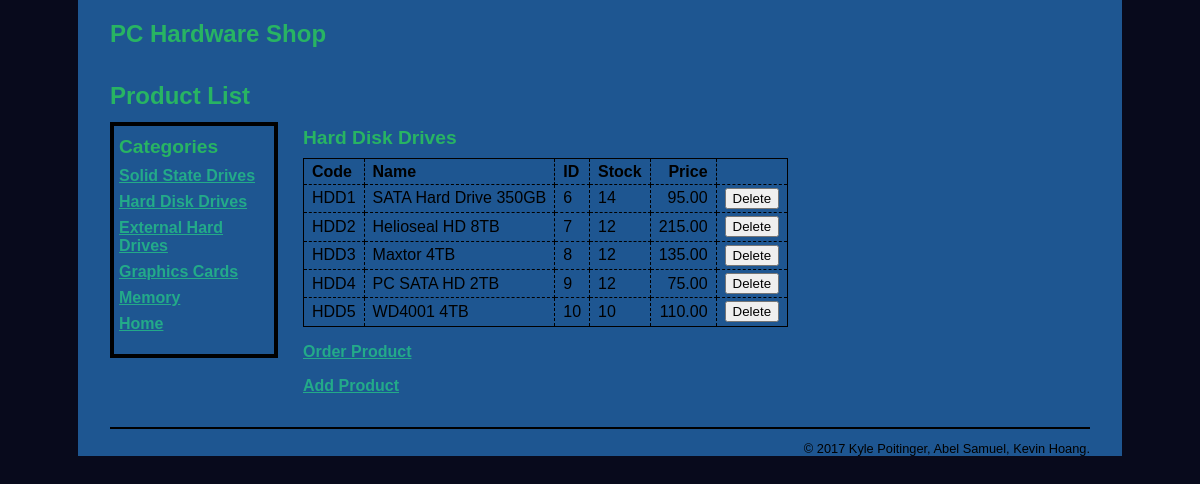
The page /product_manager/index.php?category_id=2 on the database its author committed.
### tables this page shows
CREATE TABLE categories (
  categoryID       INT(11)        NOT NULL   AUTO_INCREMENT,
  categoryName     VARCHAR(255)   NOT NULL,
  PRIMARY KEY (categoryID)
);

CREATE TABLE products (
  productID        INT(11)        NOT NULL   AUTO_INCREMENT,
  categoryID       INT(11)        NOT NULL,
  productCode      VARCHAR(20)    NOT NULL   UNIQUE,
  productName      VARCHAR(255)   NOT NULL,
  listPrice        DECIMAL(10,2)  NOT NULL,
  stock            INT(11)        Not Null,
  PRIMARY KEY (productID)
);

### model/category_db.php (called while the page is built, shortened)
<?php
function get_categories() {
    global $db;
    $query = 'SELECT * FROM categories
              ORDER BY categoryID';
    $statement = $db->prepare($query);
    $statement->execute();
    return $statement;
}
function get_category_name($category_id) {
    global $db;
    $query = 'SELECT * FROM categories
              WHERE categoryID = :category_id';
    $statement = $db->prepare($query);
    $statement->bindValue(':category_id', $category_id);
    $statement->execute();
    $category = $statement->fetch();
    $category_name = $category['categoryName'];
    return $category_name;
}
?>

### model/product_db.php (called while the page is built, shortened)
<?php
function get_products_by_category($category_id) {
    global $db;
    $query = 'SELECT * FROM products
              WHERE products.categoryID = :category_id
              ORDER BY productID';
    $statement = $db->prepare($query);
    $statement->bindValue(":category_id", $category_id);
    $statement->execute();
    $products = $statement->fetchAll();
    return $products;
}
?>

### product_manager/product_list.php (the view, shortened to what this page needs)
<?php include '../view/header.php'; ?>
<main>
    <h1>Product List</h1>
    <aside>
        <h2>Categories</h2>
        <nav>
        <ul>
        <?php foreach ($categories as $category) : ?>
            <li>
            <a href="?category_id=<?php echo $category['categoryID']; ?>">
                <?php echo $category['categoryName']; ?>
            </a>
            </li>
        <?php endforeach; ?>
        <a href="/PChardwareshop/index.php">Home</a>
        </ul>
        </nav>
    </aside>
    <section>
        <h2><?php echo $category_name; ?></h2>
        <table>
            <tr>
                <th>Code</th>
                <th>Name</th>
                <th>ID</th>
                <th>Stock</th>
                <th class="right">Price</th>
                <th>&nbsp;</th>
            </tr>
            <?php foreach ($products as $product) : ?>
            <tr>
                <td><?php echo $product['productCode']; ?></td>
                <td><?php echo $product['productName']; ?></td>
                <td><?php echo $product['productID']; ?></td>
                <td><?php echo $product['stock']; ?></td>
                <td class="right"><?php echo $product['listPrice']; ?></td>
                <td><form action="." method="post">
                    <input type="submit" value="Delete">
                </form></td>
            </tr>
            <?php endforeach; ?>
        </table>
        <p><a href="?action=show_order_form">Order Product</a></p>
        <p class="last_paragraph">
            <a href="?action=show_add_form">Add Product</a>
        </p>
    </section>
</main>
<?php include '../view/footer.php'; ?>

### main.css (style rules this page uses)
html { background-color: #080a1c; }
body { font-family: Arial, Helvetica, sans-serif; width: 980px; margin: 0 auto; padding: 0 2em; background-color: #1e5691; }
aside { float: left; width: 150px; border: 4px solid black; padding: 5px; }
section { float: left; width: 600px; padding-left: 25px; }
h1 { font-size: 150%; margin: .5em 0; }
h2 { font-size: 120%; margin: .25em 0 .5em; }
h1, h2 { color: #28B463; }
ul { list-style-type: none; margin: 0; padding-left: 0; padding-bottom: 1em; }
li { padding-bottom: 0.5em; }
a { color: #23aa89; font-weight: bold; }
table { border: 1px solid black; border-collapse: collapse; margin-bottom: 1em; }
td, th { border: 1px dashed black; padding: .2em .5em .2em .5em; text-align: left; }
.right { text-align: right; }
.last_paragraph { margin-bottom: 2em; }

### rows shown on the page
categories: categoryName "Solid State Drives"
categories: categoryName "Hard Disk Drives"
categories: categoryName "External Hard Drives"
categories: categoryName "Graphics Cards"
categories: categoryName "Memory"
products: productCode "HDD1", productName "SATA Hard Drive 350GB", productID "6", stock "14", listPrice "95.00"
products: productCode "HDD2", productName "Helioseal HD 8TB", productID "7", stock "12", listPrice "215.00"
products: productCode "HDD3", productName "Maxtor 4TB", productID "8", stock "12", listPrice "135.00"
products: productCode "HDD4", productName "PC SATA HD 2TB", productID "9", stock "12", listPrice "75.00"
products: productCode "HDD5", productName "WD4001 4TB", productID "10", stock "10", listPrice "110.00"
